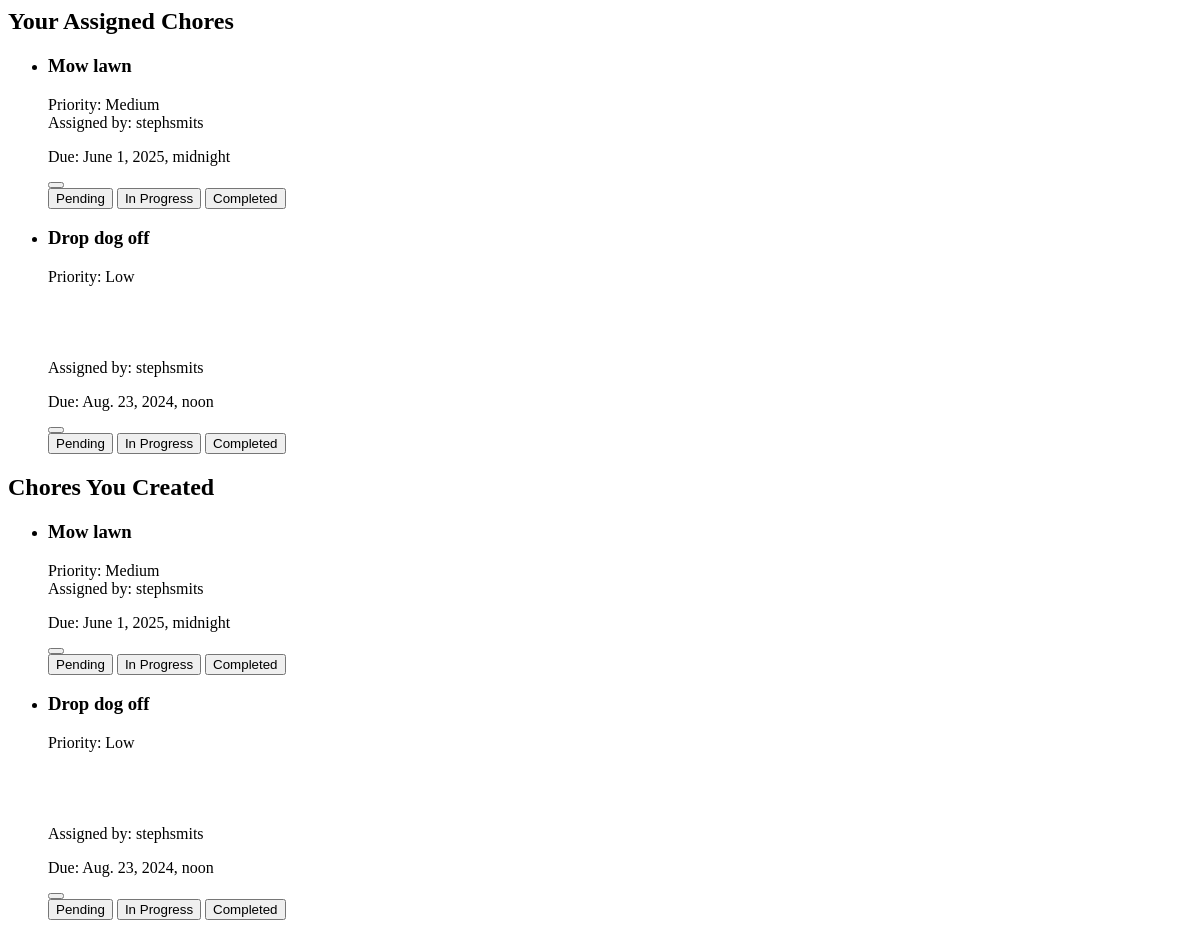
/update-chore-status-home/1/ (signed in), run on an earlier commit of the app's database.
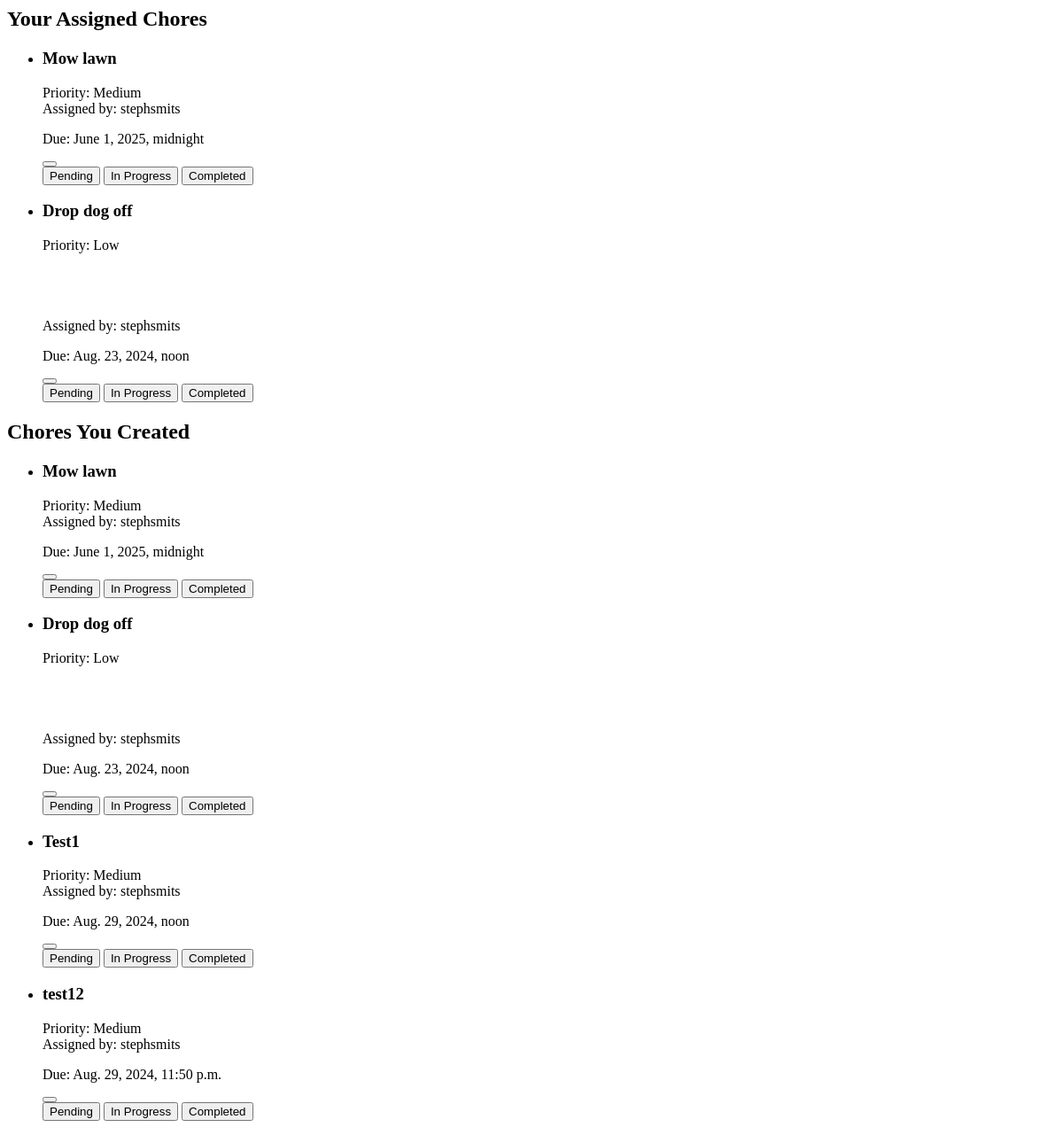
And on a later commit of the database.
### App/models.py (models this page shows, shortened)
class Chore(models.Model):
    PRIORITY_CHOICES = [
        (1, 'Low'),
        (2, 'Medium'),
        (3, 'High'),
    ]
    STATUS_CHOICES = [
        ('pending', 'Pending'),
        ('in_progress', 'In Progress'),
        ('completed', 'Completed'),
    ]
    title = models.CharField(max_length=200)
    description = models.TextField(blank=True)
    created_by = models.ForeignKey(User, on_delete=models.CASCADE, related_name='created_chores')
    assigned_to = models.ManyToManyField(User, related_name='assigned_chores')
    created_at = models.DateTimeField(auto_now_add=True)
    updated_at = models.DateTimeField(auto_now=True)  # Add this line
    due_date = models.DateTimeField(null=True, blank=True)
    priority = models.IntegerField(choices=PRIORITY_CHOICES, default=2)
    status = models.CharField(max_length=20, choices=STATUS_CHOICES, default='pending')
    points = models.IntegerField(default=1)
    completed_at = models.DateTimeField(null=True, blank=True)

### App/views.py (the view, shortened to what this page needs)
# urls.py: path('update-chore-status-home/<int:chore_id>/', views.update_chore_status_home, name='update_chore_status_home'),
@login_required
def update_chore_status_home(request, chore_id):
    chore = get_object_or_404(Chore, id=chore_id)
    assigned_chores = Chore.objects.filter(assigned_to=request.user)
    created_chores = Chore.objects.filter(created_by=request.user)
    context = {
        'assigned_chores': assigned_chores,
        'created_chores': created_chores
    }
    return render(request, 'partials/chore_list.html', context)

### App/templates/partials/chore_list.html
<div id="chore-list" class="flex flex-col md:flex-row md:space-x-4">
    <div class="w-full md:w-1/2 mb-4 md:mb-0">
        <h2 class="text-2xl font-semibold mb-4">Your Assigned Chores</h2>
        <ul class="bg-white shadow-md rounded-lg divide-y divide-gray-200 grid gap-4">
            {% for chore in assigned_chores %}
                {% include 'partials/chore_item.html' with chore=chore %}
            {% empty %}
                <li class="p-4 text-gray-500">No chores assigned to you yet.</li>
            {% endfor %}
        </ul>
    </div>
    <div class="w-full md:w-1/2">
        <h2 class="text-2xl font-semibold mb-4">Chores You Created</h2>
        <ul class="bg-white shadow-md rounded-lg divide-y divide-gray-200 grid gap-4">
            {% for chore in created_chores %}
                {% include 'partials/chore_item.html' with chore=chore is_created=True %}
            {% empty %}
                <li class="p-4 text-gray-500">You haven't created any chores yet.</li>
            {% endfor %}
        </ul>
    </div>
</div>

### App/templates/partials/chore_item.html (shortened to what the changed rows need)
<li class="p-4 relative flex flex-col h-full cursor-pointer hover:bg-gray-50 transition-colors duration-150" id="chore-{{ chore.id }}" x-data="{ openDetails: () => window.location.href='{% url 'chore_details' chore.id %}', open: false, status: '{{ chore.status }}', showTooltip: false }">
    <div class="flex items-center justify-between mb-2" @click="openDetails()">
        <div class="flex items-center flex-grow mr-2 overflow-hidden">
            <h3 class="text-lg font-semibold truncate">{{ chore.title }}</h3>
            <span class="text-xs font-semibold px-2.5 py-0.5 rounded ml-2 whitespace-nowrap
                {% if chore.priority == 1 %}
                    bg-green-100 text-green-800
                {% elif chore.priority == 2 %}
                    bg-yellow-100 text-yellow-800
                {% elif chore.priority == 3 %}
                    bg-red-100 text-red-800
                {% endif %}">
                Priority: {{ chore.get_priority_display }}
            </span>
            {% if chore.assigned_to.count > 1 %}
                <div class="relative ml-2" x-data="{ showPopover: false }">
                    <div x-show="showPopover"
                         x-transition:enter="transition ease-out duration-200"
                         x-transition:enter-start="opacity-0 transform scale-95"
                         x-transition:enter-end="opacity-100 transform scale-100"
                         x-transition:leave="transition ease-in duration-150"
                         x-transition:leave-start="opacity-100 transform scale-100"
                         x-transition:leave-end="opacity-0 transform scale-95"
                         class="absolute z-50 w-48 px-2 py-2 text-sm font-medium text-gray-900 bg-white rounded-lg shadow-lg"
                         style="bottom: 100%; left: 50%; transform: translateX(-50%); margin-bottom: 5px;">
                        <p class="font-bold mb-1">Also assigned to:</p>
                        <ul class="list-disc list-inside">
                            {% for user in chore.assigned_to.all %}
                                {% if user != request.user %}
                                    <li>{{ user.username }}</li>
                                {% endif %}
                            {% endfor %}
                        </ul>
                    </div>
                </div>
            {% endif %}
        </div>
        <div class="flex-shrink-0 text-right whitespace-nowrap">
            <span class="font-semibold text-xs">Assigned by:</span>
            <span class="inline-block bg-gray-100 text-gray-800 text-xs font-semibold px-2 py-0.5 rounded ml-1">
                {{ chore.created_by.username }}
            </span>
        </div>
    </div>
    <p class="text-gray-600 mb-2" @click="openDetails()">Due: {{ chore.due_date|default:"No due date" }}</p>
    <div class="mt-auto flex items-center justify-between">
        <div class="relative inline-block w-full">
            <button @click.stop="open = !open"
                    class="w-full flex items-center justify-between px-4 py-2 text-sm font-medium rounded-md focus:outline-none focus:ring-2 focus:ring-offset-2 focus:ring-offset-gray-100 focus:ring-honey-accent transition-colors duration-200"
                    :class="{
                        'bg-yellow-100 text-yellow-800': status === 'pending',
                        'bg-blue-100 text-blue-800': status === 'in_progress',
                        'bg-green-100 text-green-800': status === 'completed'
                    }">
            </button>
            <div x-show="open"
                 @click.away="open = false"
                 class="origin-top-right absolute right-0 mt-2 w-full rounded-md shadow-lg bg-white ring-1 ring-black ring-opacity-5 focus:outline-none z-10"
                 role="menu"
                 aria-orientation="vertical"
                 aria-labelledby="options-menu">
                <div class="py-1" role="none">
                    {% for status_choice, display in chore.STATUS_CHOICES %}
                        <button hx-post="{% url 'update_chore_status_home' chore.id %}"
                                hx-trigger="click"
                                hx-target="#chore-list"
                                hx-swap="innerHTML"
                                hx-headers='{"X-CSRFToken": "{{ csrf_token }}"}'
                                class="block w-full text-left px-4 py-2 text-sm text-gray-700 hover:bg-gray-100 hover:text-gray-900 transition-colors duration-200"
                                role="menuitem"
                                @click="status = '{{ status_choice }}'; open = false"
                                name="status"
                                value="{{ status_choice }}">
                            {{ display }}
                        </button>
                    {% endfor %}
                </div>
            </div>
        </div>
    </div>
</li>

What changed in the data, as far as the page shows it:
added Chore: title "Test1", priority "Medium", created_by.username "stephsmits", due_date "Aug. 29, 2024, noon", STATUS_CHOICES "Pending" "In Progress" "Completed", shown under "Chores You Created"
added Chore: title "test12", priority "Medium", created_by.username "stephsmits", due_date "Aug. 29, 2024, 11:50 p.m.", STATUS_CHOICES "Pending" "In Progress" "Completed", shown under "Chores You Created"
